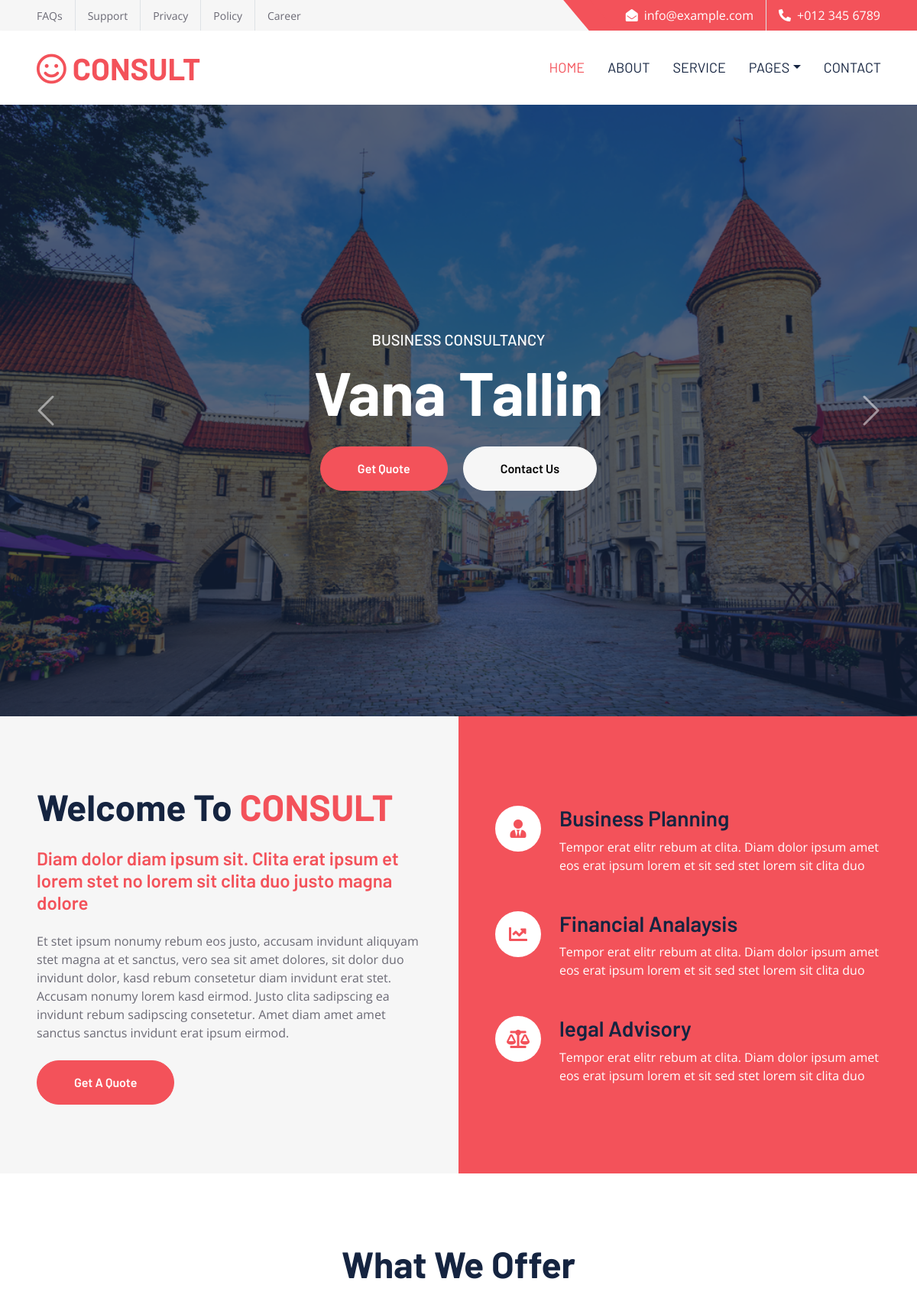
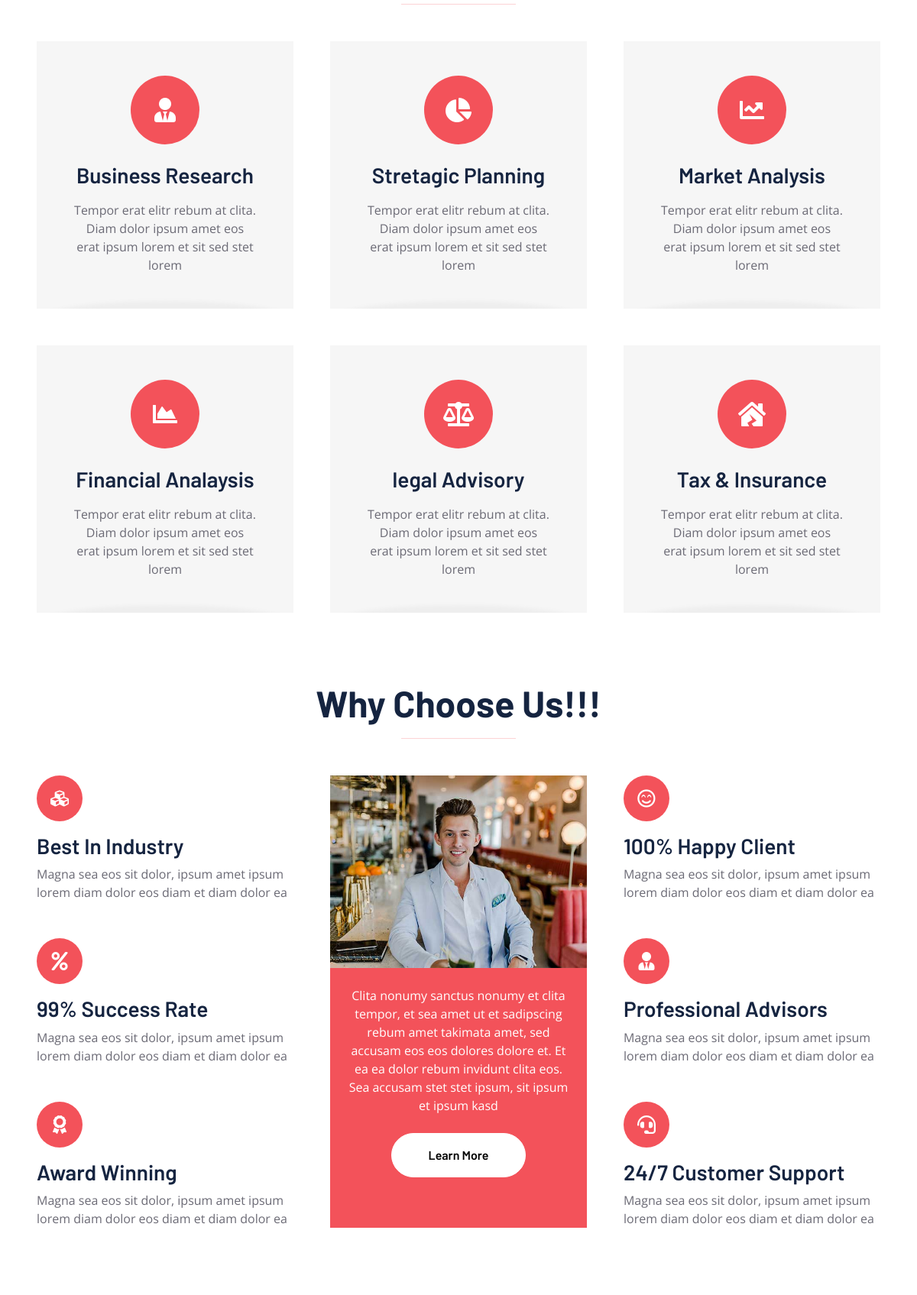
The page / (upper part) on the database its author committed (2 pictures, top to bottom).
### my_app/models.py (models this page shows, shortened)
class HomeSlider(DateMixin):
    title = models.CharField(max_length=255,verbose_name='title')
    image = models.ImageField(upload_to=Uploader.upload_photo_to_slider,verbose_name='slider image')
    class Meta:
        ordering = ("-created_at", )
        verbose_name = "Home slider"
        verbose_name_plural = "Home sliders"

### my_app/views.py (the view, shortened to what this page needs)
# urls.py: path('',index_view,name = 'index'),
def index_view(request):
    sliders = HomeSlider.objects.all()
    context = {
          'sliders':sliders,
    }
    return render(request,'index.html',context)

### templates/index.html (shortened to what this page needs)
{% load static %}
<!DOCTYPE html>
<html lang="en">
<head>
    <link href="https://cdnjs.cloudflare.com/ajax/libs/font-awesome/5.10.0/css/all.min.css" rel="stylesheet">
    <link href="https://cdn.jsdelivr.net/npm/bootstrap-icons@1.4.1/font/bootstrap-icons.css" rel="stylesheet">
    <link href="{% static 'lib/owlcarousel/assets/owl.carousel.min.css' %}" rel="stylesheet">
    <link href="{% static 'css/bootstrap.min.css' %}" rel="stylesheet">
    <link href="{% static 'css/style.css' %}" rel="stylesheet">
</head>
<div>
    <div class="container-fluid bg-secondary ps-5 pe-0 d-none d-lg-block">
        <div class="row gx-0">
            <div class="col-md-6 text-center text-lg-start mb-2 mb-lg-0">
                <div class="d-inline-flex align-items-center">
                    <a class="text-body py-2 pe-3 border-end" href=""><small>FAQs</small></a>
                    <a class="text-body py-2 px-3 border-end" href=""><small>Support</small></a>
                    <a class="text-body py-2 px-3 border-end" href=""><small>Privacy</small></a>
                    <a class="text-body py-2 px-3 border-end" href=""><small>Policy</small></a>
                    <a class="text-body py-2 ps-3" href=""><small>Career</small></a>
                </div>
            </div>
            <div class="col-md-6 text-center text-lg-end">
                <div class="position-relative d-inline-flex align-items-center bg-primary text-white top-shape px-5">
                    <div class="me-3 pe-3 border-end py-2">
                        <p class="m-0"><i class="fa fa-envelope-open me-2"></i>info@example.com</p>
                    </div>
                    <div class="py-2">
                        <p class="m-0"><i class="fa fa-phone-alt me-2"></i>+012 345 6789</p>
                    </div>
                </div>
            </div>
        </div>
    </div>
    <nav class="navbar navbar-expand-lg bg-white navbar-light shadow-sm px-5 py-3 py-lg-0">
        <a href="index.html" class="navbar-brand p-0">
            <h1 class="m-0 text-uppercase text-primary"><i class="far fa-smile text-primary me-2"></i>consult</h1>
        </a>
        <div class="collapse navbar-collapse" id="navbarCollapse">
            <div class="navbar-nav ms-auto py-0 me-n3">
                <a href="index.html" class="nav-item nav-link active">Home</a>
                <a href="about.html" class="nav-item nav-link">About</a>
                <a href="service.html" class="nav-item nav-link">Service</a>
                <div class="nav-item dropdown">
                    <a href="#" class="nav-link dropdown-toggle" data-bs-toggle="dropdown">Pages</a>
                </div>
                <a href="contact.html" class="nav-item nav-link">Contact</a>
            </div>
        </div>
    </nav>
    <div class="container-fluid p-0">
        <div id="header-carousel" class="carousel slide carousel-fade" data-bs-ride="carousel">
            <div class="carousel-inner">
                {% for s in sliders %}
                {% if forloop.first %}
                <div class="carousel-item active">
                    <img class="w-100" src="{{s.image.url}}" alt="Image">
                    <div class="carousel-caption d-flex flex-column align-items-center justify-content-center">
                        <div class="p-3" style="max-width: 900px;">
                            <h5 class="text-white text-uppercase">Business Consultancy</h5>
                            <h1 class="display-1 text-white mb-md-4">{{s.title}}</h1>
                            <a href="" class="btn btn-primary py-md-3 px-md-5 me-3 rounded-pill">Get Quote</a>
                            <a href="" class="btn btn-secondary py-md-3 px-md-5 rounded-pill">Contact Us</a>
                        </div>
                    </div>
                </div>
                {% endif %}
                {% endfor %}
            </div>
            <button class="carousel-control-prev" type="button" data-bs-target="#header-carousel"
                data-bs-slide="prev">
                <span class="carousel-control-prev-icon" aria-hidden="true"></span>
            </button>
            <button class="carousel-control-next" type="button" data-bs-target="#header-carousel"
                data-bs-slide="next">
                <span class="carousel-control-next-icon" aria-hidden="true"></span>
            </button>
        </div>
    </div>
    <div class="container-fluid bg-secondary p-0">
        <div class="row g-0">
            <div class="col-lg-6 py-6 px-5">
                <h1 class="display-5 mb-4">Welcome To <span class="text-primary">CONSULT</span></h1>
                <h4 class="text-primary mb-4">Diam dolor diam ipsum sit. Clita erat ipsum et lorem stet no lorem sit clita duo justo magna dolore</h4>
                <p class="mb-4">Et stet ipsum nonumy rebum eos justo, accusam invidunt aliquyam stet magna at et sanctus, vero sea sit amet dolores, sit dolor duo invidunt dolor, kasd rebum consetetur diam invidunt erat stet. Accusam nonumy lorem kasd eirmod. Justo clita sadipscing ea invidunt rebum sadipscing consetetur. Amet diam amet amet sanctus sanctus invidunt erat ipsum eirmod.</p>
                <a href="" class="btn btn-primary py-md-3 px-md-5 rounded-pill">Get A Quote</a>
            </div>
            <div class="col-lg-6">
                <div class="h-100 d-flex flex-column justify-content-center bg-primary p-5">
                    <div class="d-flex text-white mb-5">
                        <div class="d-flex flex-shrink-0 align-items-center justify-content-center bg-white text-primary rounded-circle mx-auto mb-4" style="width: 60px; height: 60px;">
                            <i class="fa fa-user-tie fs-4"></i>
                        </div>
                        <div class="ps-4">
                            <h3>Business Planning</h3>
                            <p class="mb-0">Tempor erat elitr rebum at clita. Diam dolor ipsum amet eos erat ipsum lorem et sit sed stet lorem sit clita duo</p>
                        </div>
                    </div>
                    <div class="d-flex text-white mb-5">
                        <div class="d-flex flex-shrink-0 align-items-center justify-content-center bg-white text-primary rounded-circle mx-auto mb-4" style="width: 60px; height: 60px;">
                            <i class="fa fa-chart-line fs-4"></i>
                        </div>
                        <div class="ps-4">
                            <h3>Financial Analaysis</h3>
                            <p class="mb-0">Tempor erat elitr rebum at clita. Diam dolor ipsum amet eos erat ipsum lorem et sit sed stet lorem sit clita duo</p>
                        </div>
                    </div>
                    <div class="d-flex text-white">
                        <div class="d-flex flex-shrink-0 align-items-center justify-content-center bg-white text-primary rounded-circle mx-auto mb-4" style="width: 60px; height: 60px;">
                            <i class="fa fa-balance-scale fs-4"></i>
                        </div>
                        <div class="ps-4">
                            <h3>legal Advisory</h3>
                            <p class="mb-0">Tempor erat elitr rebum at clita. Diam dolor ipsum amet eos erat ipsum lorem et sit sed stet lorem sit clita duo</p>
                        </div>
                    </div>
                </div>
            </div>
        </div>
    </div>
    <div class="container-fluid pt-6 px-5">
        <div class="text-center mx-auto mb-5" style="max-width: 600px;">
            <h1 class="display-5 mb-0">What We Offer</h1>
            <hr class="w-25 mx-auto bg-primary">
        </div>
        <div class="row g-5">
            <div class="col-lg-4 col-md-6">
                <div class="service-item bg-secondary text-center px-5">
                    <div class="d-flex align-items-center justify-content-center bg-primary text-white rounded-circle mx-auto mb-4" style="width: 90px; height: 90px;">
                        <i class="fa fa-user-tie fa-2x"></i>
                    </div>
                    <h3 class="mb-3">Business Research</h3>
                    <p class="mb-0">Tempor erat elitr rebum at clita. Diam dolor ipsum amet eos erat ipsum lorem et sit sed stet lorem</p>
                </div>
            </div>
            <div class="col-lg-4 col-md-6">
                <div class="service-item bg-secondary text-center px-5">
                    <div class="d-flex align-items-center justify-content-center bg-primary text-white rounded-circle mx-auto mb-4" style="width: 90px; height: 90px;">
                        <i class="fa fa-chart-pie fa-2x"></i>
                    </div>
                    <h3 class="mb-3">Stretagic Planning</h3>
                    <p class="mb-0">Tempor erat elitr rebum at clita. Diam dolor ipsum amet eos erat ipsum lorem et sit sed stet lorem</p>
                </div>
            </div>
            <div class="col-lg-4 col-md-6">
                <div class="service-item bg-secondary text-center px-5">
                    <div class="d-flex align-items-center justify-content-center bg-primary text-white rounded-circle mx-auto mb-4" style="width: 90px; height: 90px;">
                        <i class="fa fa-chart-line fa-2x"></i>
                    </div>
                    <h3 class="mb-3">Market Analysis</h3>
                    <p class="mb-0">Tempor erat elitr rebum at clita. Diam dolor ipsum amet eos erat ipsum lorem et sit sed stet lorem</p>
                </div>
            </div>
            <div class="col-lg-4 col-md-6">
                <div class="service-item bg-secondary text-center px-5">
                    <div class="d-flex align-items-center justify-content-center bg-primary text-white rounded-circle mx-auto mb-4" style="width: 90px; height: 90px;">
                        <i class="fa fa-chart-area fa-2x"></i>
                    </div>
                    <h3 class="mb-3">Financial Analaysis</h3>
                    <p class="mb-0">Tempor erat elitr rebum at clita. Diam dolor ipsum amet eos erat ipsum lorem et sit sed stet lorem</p>
                </div>
            </div>
            <div class="col-lg-4 col-md-6">
                <div class="service-item bg-secondary text-center px-5">
                    <div class="d-flex align-items-center justify-content-center bg-primary text-white rounded-circle mx-auto mb-4" style="width: 90px; height: 90px;">
                        <i class="fa fa-balance-scale fa-2x"></i>
                    </div>
                    <h3 class="mb-3">legal Advisory</h3>
                    <p class="mb-0">Tempor erat elitr rebum at clita. Diam dolor ipsum amet eos erat ipsum lorem et sit sed stet lorem</p>
                </div>
            </div>
            <div class="col-lg-4 col-md-6">
                <div class="service-item bg-secondary text-center px-5">
                    <div class="d-flex align-items-center justify-content-center bg-primary text-white rounded-circle mx-auto mb-4" style="width: 90px; height: 90px;">
                        <i class="fa fa-house-damage fa-2x"></i>
                    </div>
                    <h3 class="mb-3">Tax & Insurance</h3>
                    <p class="mb-0">Tempor erat elitr rebum at clita. Diam dolor ipsum amet eos erat ipsum lorem et sit sed stet lorem</p>
                </div>
            </div>
        </div>
    </div>
    <div class="container-fluid py-6 px-5">
        <div class="text-center mx-auto mb-5" style="max-width: 600px;">
            <h1 class="display-5 mb-0">Why Choose Us!!!</h1>
            <hr class="w-25 mx-auto bg-primary">
        </div>
        <div class="row g-5">
            <div class="col-lg-4">
                <div class="row g-5">
                    <div class="col-12">
                        <div class="bg-primary rounded-circle d-flex align-items-center justify-content-center mb-3" style="width: 60px; height: 60px;">
                            <i class="fa fa-cubes fs-4 text-white"></i>
                        </div>
                        <h3>Best In Industry</h3>
                        <p class="mb-0">Magna sea eos sit dolor, ipsum amet ipsum lorem diam dolor eos diam et diam dolor ea</p>
                    </div>
                    <div class="col-12">
                        <div class="bg-primary rounded-circle d-flex align-items-center justify-content-center mb-3" style="width: 60px; height: 60px;">
                            <i class="fa fa-percent fs-4 text-white"></i>
                        </div>
                        <h3>99% Success Rate</h3>
                        <p class="mb-0">Magna sea eos sit dolor, ipsum amet ipsum lorem diam dolor eos diam et diam dolor ea</p>
                    </div>
                    <div class="col-12">
                        <div class="bg-primary rounded-circle d-flex align-items-center justify-content-center mb-3" style="width: 60px; height: 60px;">
                            <i class="fa fa-award fs-4 text-white"></i>
                        </div>
                        <h3>Award Winning</h3>
                        <p class="mb-0">Magna sea eos sit dolor, ipsum amet ipsum lorem diam dolor eos diam et diam dolor ea</p>
                    </div>
                </div>
            </div>
            <div class="col-lg-4">
                <div class="d-block bg-primary h-100 text-center">
                    <img class="img-fluid" src="img/feature.jpg" alt="">
                    <div class="p-4">
                        <p class="text-white mb-4">Clita nonumy sanctus nonumy et clita tempor, et sea amet ut et sadipscing rebum amet takimata amet, sed accusam eos eos dolores dolore et. Et ea ea dolor rebum invidunt clita eos. Sea accusam stet stet ipsum, sit ipsum et ipsum kasd</p>
                        <a href="" class="btn btn-light py-md-3 px-md-5 rounded-pill mb-2">Learn More</a>
                    </div>
                </div>
            </div>
            <div class="col-lg-4">
                <div class="row g-5">
                    <div class="col-12">
                        <div class="bg-primary rounded-circle d-flex align-items-center justify-content-center mb-3" style="width: 60px; height: 60px;">
                            <i class="far fa-smile-beam fs-4 text-white"></i>
                        </div>
                        <h3>100% Happy Client</h3>
                        <p class="mb-0">Magna sea eos sit dolor, ipsum amet ipsum lorem diam dolor eos diam et diam dolor ea</p>
                    </div>
                    <div class="col-12">
                        <div class="bg-primary rounded-circle d-flex align-items-center justify-content-center mb-3" style="width: 60px; height: 60px;">
                            <i class="fa fa-user-tie fs-4 text-white"></i>
                        </div>
                        <h3>Professional Advisors</h3>
                        <p class="mb-0">Magna sea eos sit dolor, ipsum amet ipsum lorem diam dolor eos diam et diam dolor ea</p>
                    </div>
                    <div class="col-12">
                        <div class="bg-primary rounded-circle d-flex align-items-center justify-content-center mb-3" style="width: 60px; height: 60px;">
                            <i class="fa fa-headset fs-4 text-white"></i>
                        </div>
                        <h3>24/7 Customer Support</h3>
                        <p class="mb-0">Magna sea eos sit dolor, ipsum amet ipsum lorem diam dolor eos diam et diam dolor ea</p>
                    </div>
                </div>
            </div>
        </div>
    </div>
</body>
</html>

### rows shown on the page
HomeSlider: image (picture), title "Vana Tallin"
